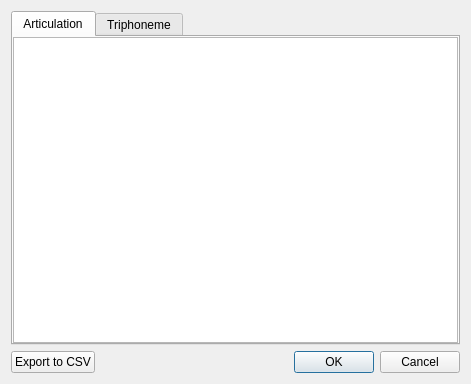
<?xml version="1.0" encoding="UTF-8"?>
<ui version="4.0">
 <class>ArticulationTableDialog</class>
 <widget class="QDialog" name="ArticulationTableDialog">
  <property name="geometry">
   <rect>
    <x>0</x>
    <y>0</y>
    <width>471</width>
    <height>384</height>
   </rect>
  </property>
  <property name="windowTitle">
   <string>Dialog</string>
  </property>
  <layout class="QVBoxLayout" name="verticalLayout">
   <item>
    <widget class="QTabWidget" name="tabWidget">
     <property name="currentIndex">
      <number>0</number>
     </property>
     <widget class="QWidget" name="tabArticulation">
      <attribute name="title">
       <string>Articulation</string>
      </attribute>
      <layout class="QVBoxLayout" name="verticalLayout_2">
       <property name="spacing">
        <number>4</number>
       </property>
       <property name="leftMargin">
        <number>0</number>
       </property>
       <property name="topMargin">
        <number>0</number>
       </property>
       <property name="rightMargin">
        <number>0</number>
       </property>
       <property name="bottomMargin">
        <number>0</number>
       </property>
       <item>
        <widget class="QTableWidget" name="tableArticulation"/>
       </item>
      </layout>
     </widget>
     <widget class="QWidget" name="tabTriphoneme">
      <attribute name="title">
       <string>Triphoneme</string>
      </attribute>
      <layout class="QVBoxLayout" name="verticalLayout_3">
       <property name="leftMargin">
        <number>0</number>
       </property>
       <property name="topMargin">
        <number>0</number>
       </property>
       <property name="rightMargin">
        <number>0</number>
       </property>
       <property name="bottomMargin">
        <number>0</number>
       </property>
       <item>
        <widget class="QTableWidget" name="tableTriphoneme"/>
       </item>
      </layout>
     </widget>
    </widget>
   </item>
   <item>
    <layout class="QHBoxLayout" name="horizontalLayout">
     <item>
      <widget class="QPushButton" name="btnExportCsv">
       <property name="text">
        <string>Export to CSV</string>
       </property>
      </widget>
     </item>
     <item>
      <spacer name="horizontalSpacer">
       <property name="orientation">
        <enum>Qt::Horizontal</enum>
       </property>
       <property name="sizeHint" stdset="0">
        <size>
         <width>40</width>
         <height>20</height>
        </size>
       </property>
      </spacer>
     </item>
     <item>
      <widget class="QDialogButtonBox" name="buttonBox">
       <property name="orientation">
        <enum>Qt::Horizontal</enum>
       </property>
       <property name="standardButtons">
        <set>QDialogButtonBox::Cancel|QDialogButtonBox::Ok</set>
       </property>
      </widget>
     </item>
    </layout>
   </item>
  </layout>
 </widget>
 <resources/>
 <connections>
  <connection>
   <sender>buttonBox</sender>
   <signal>accepted()</signal>
   <receiver>ArticulationTableDialog</receiver>
   <slot>accept()</slot>
   <hints>
    <hint type="sourcelabel">
     <x>248</x>
     <y>254</y>
    </hint>
    <hint type="destinationlabel">
     <x>157</x>
     <y>274</y>
    </hint>
   </hints>
  </connection>
  <connection>
   <sender>buttonBox</sender>
   <signal>rejected()</signal>
   <receiver>ArticulationTableDialog</receiver>
   <slot>reject()</slot>
   <hints>
    <hint type="sourcelabel">
     <x>316</x>
     <y>260</y>
    </hint>
    <hint type="destinationlabel">
     <x>286</x>
     <y>274</y>
    </hint>
   </hints>
  </connection>
 </connections>
</ui>
